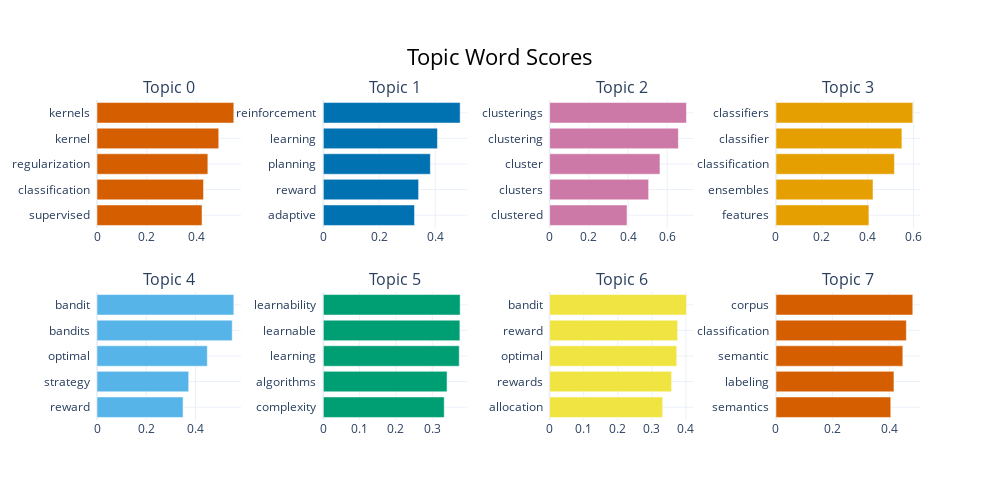

The notebook cell saved with this chart:
### Markdown cell above
HINT: -1 refers to all outliers and should typically be ignored.

### Code cell
topic_model.visualize_barchart()

### Figure 1 — Plotly figure (JSON) as saved in the notebook; plotly's stock layout.template omitted (floating-point values rounded to 4 significant figures)
{"data": [{"marker": {"color": "#D55E00"}, "orientation": "h", "type": "bar", "x": [0.4216, 0.4274, 0.4448, 0.4886, 0.5491], "xaxis": "x", "y": ["supervised  ", "classification  ", "regularization  ", "kernel  ", "kernels  "], "yaxis": "y"}, {"marker": {"color": "#0072B2"}, "orientation": "h", "type": "bar", "x": [0.3261, 0.3407, 0.3826, 0.4081, 0.4892], "xaxis": "x2", "y": ["adaptive  ", "reward  ", "planning  ", "learning  ", "reinforcement  "], "yaxis": "y2"}, {"marker": {"color": "#CC79A7"}, "orientation": "h", "type": "bar", "x": [0.3948, 0.505, 0.5627, 0.6566, 0.698], "xaxis": "x3", "y": ["clustered  ", "clusters  ", "cluster  ", "clustering  ", "clusterings  "], "yaxis": "y3"}, {"marker": {"color": "#E69F00"}, "orientation": "h", "type": "bar", "x": [0.4054, 0.4232, 0.5166, 0.5493, 0.5968], "xaxis": "x4", "y": ["features  ", "ensembles  ", "classification  ", "classifier  ", "classifiers  "], "yaxis": "y4"}, {"marker": {"color": "#56B4E9"}, "orientation": "h", "type": "bar", "x": [0.3493, 0.3721, 0.4477, 0.5488, 0.5553], "xaxis": "x5", "y": ["reward  ", "strategy  ", "optimal  ", "bandits  ", "bandit  "], "yaxis": "y5"}, {"marker": {"color": "#009E73"}, "orientation": "h", "type": "bar", "x": [0.3332, 0.341, 0.3746, 0.3763, 0.3771], "xaxis": "x6", "y": ["complexity  ", "algorithms  ", "learning  ", "learnable  ", "learnability  "], "yaxis": "y6"}, {"marker": {"color": "#F0E442"}, "orientation": "h", "type": "bar", "x": [0.3318, 0.358, 0.3731, 0.3755, 0.4016], "xaxis": "x7", "y": ["allocation  ", "rewards  ", "optimal  ", "reward  ", "bandit  "], "yaxis": "y7"}, {"marker": {"color": "#D55E00"}, "orientation": "h", "type": "bar", "x": [0.4052, 0.4164, 0.4477, 0.4602, 0.4829], "xaxis": "x8", "y": ["semantics  ", "labeling  ", "semantic  ", "classification  ", "corpus  "], "yaxis": "y8"}], "layout": {"annotations": [{"font": {"size": 16}, "showarrow": false, "text": "Topic 0", "x": 0.0875, "xanchor": "center", "xref": "paper", "y": 1, "yanchor": "bottom", "yref": "paper"}, {"font": {"size": 16}, "showarrow": false, "text": "Topic 1", "x": 0.3625, "xanchor": "center", "xref": "paper", "y": 1, "yanchor": "bottom", "yref": "paper"}, {"font": {"size": 16}, "showarrow": false, "text": "Topic 2", "x": 0.6375, "xanchor": "center", "xref": "paper", "y": 1, "yanchor": "bottom", "yref": "paper"}, {"font": {"size": 16}, "showarrow": false, "text": "Topic 3", "x": 0.9125, "xanchor": "center", "xref": "paper", "y": 1, "yanchor": "bottom", "yref": "paper"}, {"font": {"size": 16}, "showarrow": false, "text": "Topic 4", "x": 0.0875, "xanchor": "center", "xref": "paper", "y": 0.4, "yanchor": "bottom", "yref": "paper"}, {"font": {"size": 16}, "showarrow": false, "text": "Topic 5", "x": 0.3625, "xanchor": "center", "xref": "paper", "y": 0.4, "yanchor": "bottom", "yref": "paper"}, {"font": {"size": 16}, "showarrow": false, "text": "Topic 6", "x": 0.6375, "xanchor": "center", "xref": "paper", "y": 0.4, "yanchor": "bottom", "yref": "paper"}, {"font": {"size": 16}, "showarrow": false, "text": "Topic 7", "x": 0.9125, "xanchor": "center", "xref": "paper", "y": 0.4, "yanchor": "bottom", "yref": "paper"}], "height": 500, "hoverlabel": {"bgcolor": "white", "font": {"family": "Rockwell", "size": 16}}, "showlegend": false, "title": {"font": {"color": "Black", "size": 22}, "text": "Topic Word Scores", "x": 0.5, "xanchor": "center", "yanchor": "top"}, "width": 1000, "xaxis": {"anchor": "y", "domain": [0, 0.175], "showgrid": true}, "xaxis2": {"anchor": "y2", "domain": [0.275, 0.45], "showgrid": true}, "xaxis3": {"anchor": "y3", "domain": [0.55, 0.725], "showgrid": true}, "xaxis4": {"anchor": "y4", "domain": [0.825, 1], "showgrid": true}, "xaxis5": {"anchor": "y5", "domain": [0, 0.175], "showgrid": true}, "xaxis6": {"anchor": "y6", "domain": [0.275, 0.45], "showgrid": true}, "xaxis7": {"anchor": "y7", "domain": [0.55, 0.725], "showgrid": true}, "xaxis8": {"anchor": "y8", "domain": [0.825, 1], "showgrid": true}, "yaxis": {"anchor": "x", "domain": [0.6, 1], "showgrid": true}, "yaxis2": {"anchor": "x2", "domain": [0.6, 1], "showgrid": true}, "yaxis3": {"anchor": "x3", "domain": [0.6, 1], "showgrid": true}, "yaxis4": {"anchor": "x4", "domain": [0.6, 1], "showgrid": true}, "yaxis5": {"anchor": "x5", "domain": [0, 0.4], "showgrid": true}, "yaxis6": {"anchor": "x6", "domain": [0, 0.4], "showgrid": true}, "yaxis7": {"anchor": "x7", "domain": [0, 0.4], "showgrid": true}, "yaxis8": {"anchor": "x8", "domain": [0, 0.4], "showgrid": true}}}
